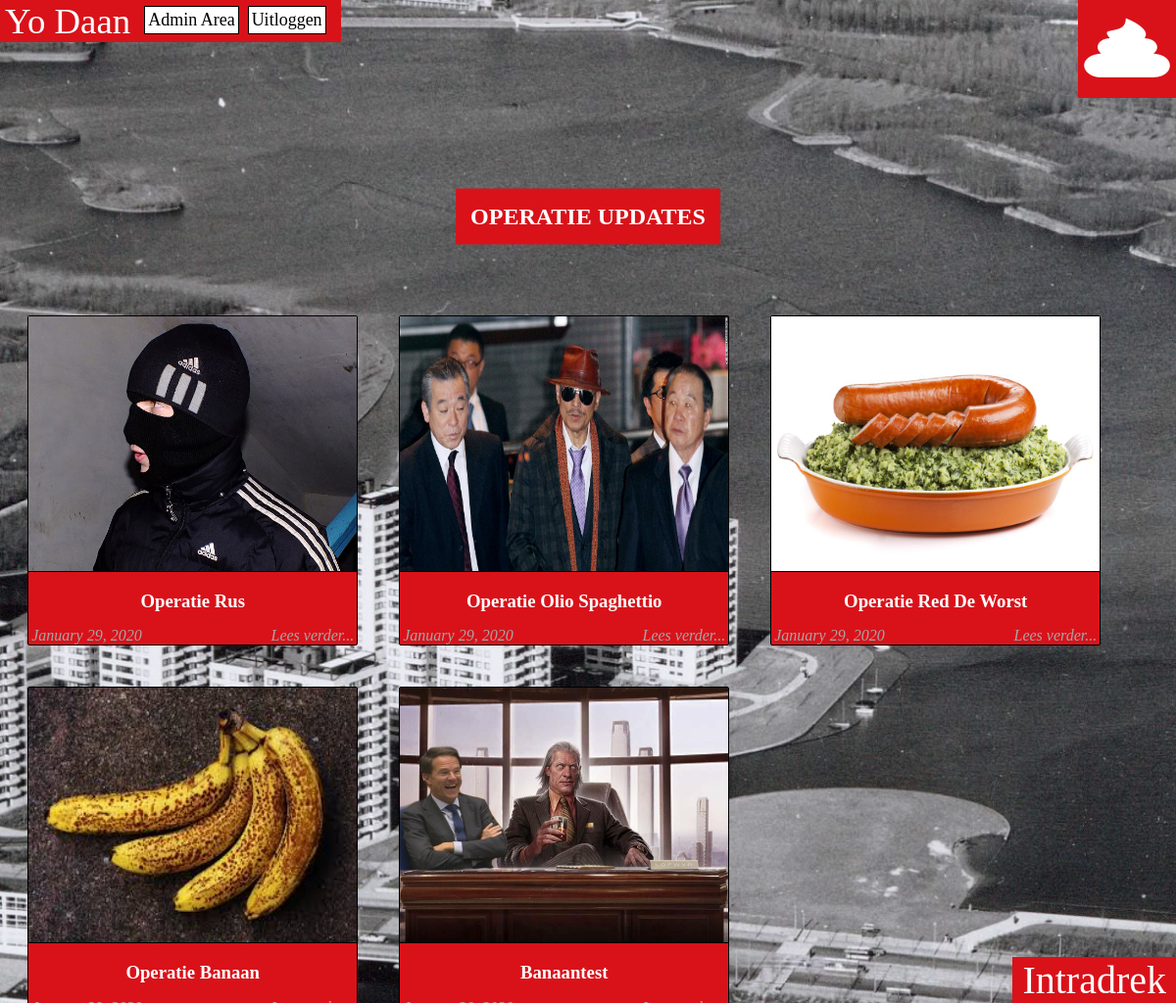
Page /intradrek/index.php (signed in) on the committed database.
### tables this page shows
CREATE TABLE `posts` (
  `id` int(11) NOT NULL,
  `user_id` int(11) DEFAULT NULL,
  `title` varchar(255) NOT NULL,
  `slug` varchar(255) NOT NULL,
  `views` int(11) NOT NULL DEFAULT 0,
  `image` varchar(255) NOT NULL,
  `body` text NOT NULL,
  `published` tinyint(1) NOT NULL,
  `created_at` timestamp NOT NULL DEFAULT current_timestamp() ON UPDATE current_timestamp(),
  `updated_at` timestamp NOT NULL DEFAULT current_timestamp()
);

### intradrek/includes/public_functions.php (called while the page is built, shortened)
<?php
function getPublishedPosts()
{
	global $conn;
	$sql = "SELECT * FROM posts WHERE published=true";
	$result = mysqli_query($conn, $sql);
	$posts = mysqli_fetch_all($result, MYSQLI_ASSOC);
    $final_posts = array();
    foreach($posts as $post)
    {
        $post['topic'] = getPostTopic($post['id']);
        array_push($final_posts, $post);
    }
	return $final_posts;
}
function getPostTopic($post_id)
{
	global $conn;
	$sql = "SELECT * FROM topics WHERE id=
			(SELECT topic_id FROM post_topic WHERE post_id=$post_id) LIMIT 1";
	$result = mysqli_query($conn, $sql);
	$topic = mysqli_fetch_assoc($result);
	return $topic;
}
?>

### intradrek/index.php (the view, shortened to what this page needs)
<?php  include('config.php'); ?>
<?php  include('includes/public_functions.php'); ?>
<?php $posts = getPublishedPosts(); ?>
<?php  include('includes/head_section.php'); ?>
</head>
<body>
<div class="container">
    <?php require_once(ROOT_PATH . '/includes/homebutton.php') ?>
    <?php include_once(ROOT_PATH . '/includes/banner.php') ?>
     <?php if (isset($_SESSION['user']['username'])) { ?>
		<div class="content">
			<h2 class="content_title">OPERATIE UPDATES</h2>
                    <?php foreach ($posts as $post){ ?>
                        <div class="post">
                            <img src="<?php echo BASE_URL . '/static/images/' . $post['image']; ?>" class="post_image" alt="">
                            <a href="single_post.php?post-slug=<?php echo $post['slug']; ?>">
                            <div class="post_info">
                            <h3><?php echo $post['title'] ?></h3>
                                <div class="info">
                                    <span class="span_date"><?php echo date("F j, Y ", strtotime($post["created_at"])); ?></span>
                                    <span class="read_more">Lees verder...</span>
                                </div>
                            </div>
                            </a>
                        </div>
                    <?php } ?>
    <?php } ?>
		</div>
</div>
<?php include( ROOT_PATH . '/includes/footer.php'); ?>

### intradrek/includes/head_section.php (shortened to what this page needs)
<link rel="stylesheet" href="static/css/public_styling.css">

### intradrek/includes/homebutton.php
<div class="homebutton">
    <a href="../index.php" class="logo"></a>
</div>

### intradrek/includes/banner.php (shortened to what this page needs)
<?php if (isset($_SESSION['user']['username'])) { ?>
	<div class="logged_in_info">
		<span class="welcome_msg">Yo <?php echo $_SESSION['user']['username'] ?></span>
		<span class="logout"><a href="logout.php">Uitloggen</a></span>
        <?php if (in_array($_SESSION['user']['role'], ["Admin", "Author"])) { ?>
        <span class="logout"><a href="admin/dashboard.php">Admin Area</a></span>
        <?php } ?>
	</div>
<?php } ?>

### intradrek/includes/footer.php
<div class="footer-intradrek">
<a href="index.php" class="footer-intradrek-ref">Intradrek</a>
</div>

### intradrek/static/css/public_styling.css (style rules this page uses)
body, html { width: 100%; background-image: url('../images/osdorpbg.jpg'); background-size: cover; background-repeat: no-repeat; overflow: hidden; margin: 0; }
a { text-decoration: none; }
.container { position: absolute; width: 100%; height: 100%; margin: auto; overflow: auto; margin: 0; padding: 0; }
.footer-intradrek-ref { color: white; text-decoration: none; }
.footer-intradrek { padding-left: 0.25em; padding-right: 0.25em; position: fixed; right: 0; bottom: 0; font-size: 2.5em; background-color: #D9121A; }
.homebutton { z-index: 100; position: fixed; background-image: url(../images/dreklogo.png); top: 0; right: 0; float: right; }
.homebutton a { display: inline-block; height: 100px; width: 100px; }
.logged_in_info { z-index: 99; position: fixed; top: 0; left: 0; background-color: #D9121A; padding-right: 15px; }
.welcome_msg { color: white; font-size: 2.3em; font-family: 'Averia Serif Libre'; padding: 5px; }
.logout { border: 1px solid black; box-shadow: none; border-radius: 0px; font-family: 'Averia Serif Libre'; font-size: 1.125em; float: right; background-color: white; margin-top: 6px; margin-left: 9px; padding: 3px; transition: .1s ease; }
.logout a { color: black; }
.content { margin: auto; position: relative; height: 98%; width: 98.8%; }
.content:after { content: ""; display: block; clear: both; }
.content_title { background-color: #D9121A; color: white; position: absolute; top: 20%; left: 50%; transform: translate(-50%, -50%); padding: 15px; }
.content .post { border: 3px solid #4CAF50; width: 335px; margin: 21px; min-height: 320px; float: left; border-radius: 2px; border: 1px solid black; position: relative; background-color: #D9121A; display: inline-block; top: 30%; }
.content .post .post_image { border-bottom: 1px solid black; height: 260px; width: 100%; background-size: 100%; }
.content .post .post_info { text-align: center; color: white; padding-bottom: 15px; }
.content .post .post_info span { position: absolute; color: #A6A6A6; font-style: italic; bottom: 0; }
.content .post .post_info span.span_date { left: 3px; }
.content .post .post_info span.read_more { right: 3px; }

### rows in the picture
posts: image (picture), title "Operatie Rus", created_at "January 29, 2020"
posts: image (picture), title "Operatie Olio Spaghettio", created_at "January 29, 2020"
posts: image (picture), title "Operatie Red De Worst", created_at "January 29, 2020"
posts: image (picture), title "Operatie Banaan"
posts: image (picture), title "Banaantest"

### other values in the picture
$_SESSION['user']['username'] "Daan"
